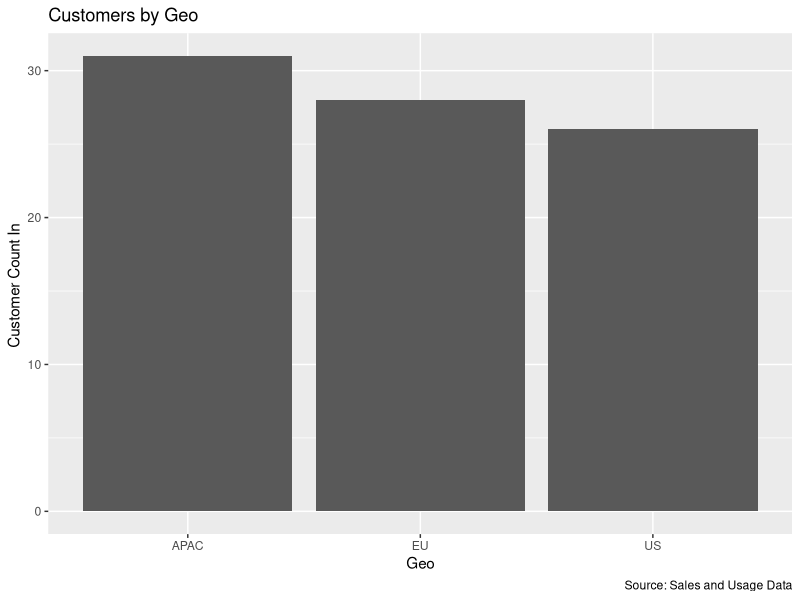

The R source for this figure:
# Loading Packages
library(ggplot2)
library(tidyverse)

# Reading Data
hustle_funds_sales <-   read.csv("hustlefunds_sales.csv")

# Plotting a Chart
hustle_funds_sales %>%
  ggplot(aes(x=geo)) +
  geom_bar() +
  labs(
    title = "Customers by Geo",
    y="Customer Count In ",
    fill = " ",
    x="Geo",
    caption = "Source: Sales and Usage Data"
  )
